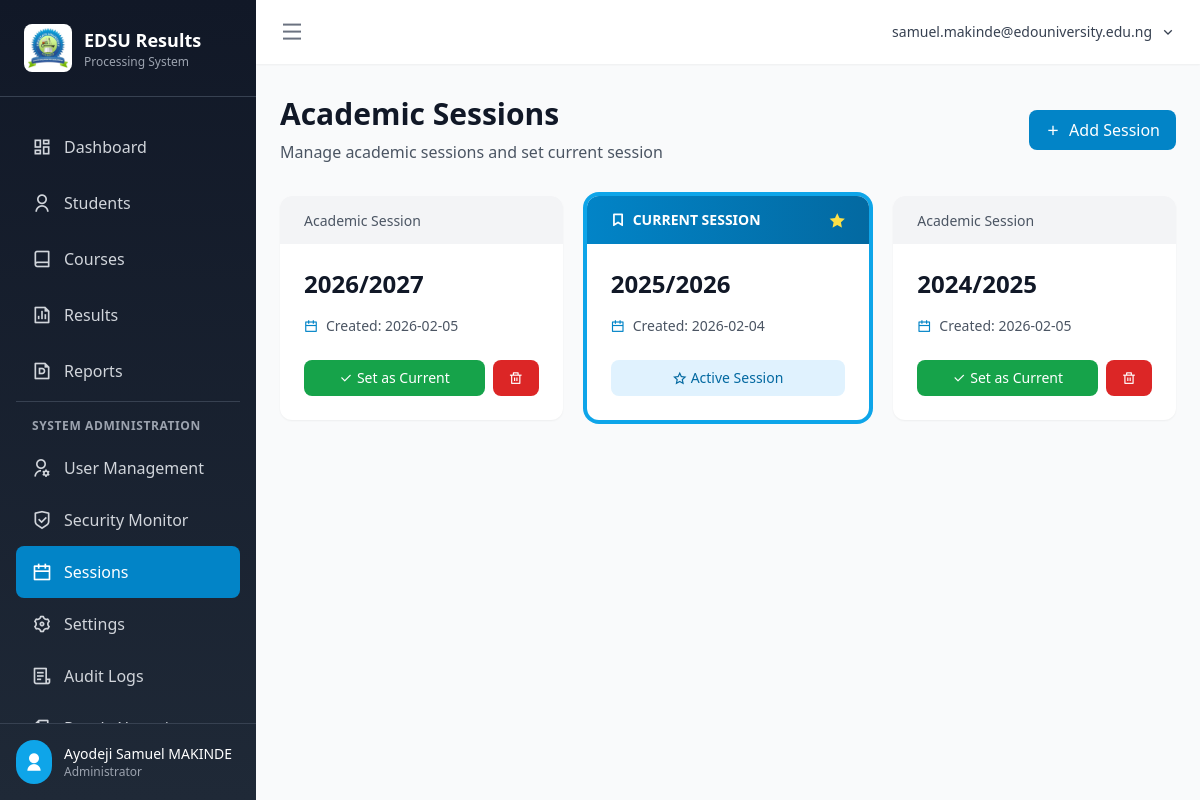
The page /sessions (signed in) on the database its author committed.
### app/models.py (models this page shows, shortened)
class User(UserMixin, db.Model):
    __tablename__ = 'users'
    id = db.Column(db.Integer, primary_key=True)
    username = db.Column(db.String(120), unique=True, nullable=False, index=True)  # University email
    email = db.Column(db.String(120), unique=True, nullable=False, index=True)
    password_hash = db.Column(db.String(256), nullable=False)
    full_name = db.Column(db.String(128), nullable=False)
    role = db.Column(db.String(20), default='lecturer')  # admin, hod, level_adviser, lecturer
    program = db.Column(db.String(64))  # Assigned program
    level = db.Column(db.Integer)  # Assigned level (100, 200, 300, 400)
    is_active = db.Column(db.Boolean, default=True)
    is_locked = db.Column(db.Boolean, default=False)  # Locked by HoD/Admin after 3 failed attempts
    failed_login_attempts = db.Column(db.Integer, default=0)
    locked_until = db.Column(db.DateTime)
    must_change_password = db.Column(db.Boolean, default=True)  # Force password change on first login
    last_login = db.Column(db.DateTime)
    last_login_ip = db.Column(db.String(45))  # IP address of last login
    last_login_device = db.Column(db.String(256))  # User agent of last login
    created_by = db.Column(db.Integer, db.ForeignKey('users.id'))  # HoD/Admin who created this account
    created_at = db.Column(db.DateTime, default=datetime.utcnow)
    updated_at = db.Column(db.DateTime, default=datetime.utcnow, onupdate=datetime.utcnow)

class AcademicSession(db.Model):
    __tablename__ = 'academic_sessions'
    id = db.Column(db.Integer, primary_key=True)
    session_name = db.Column(db.String(20), unique=True, nullable=False)  # e.g., "2025/2026"
    is_current = db.Column(db.Boolean, default=False)
    created_at = db.Column(db.DateTime, default=datetime.utcnow)
    students = db.relationship('Student', backref='session', lazy='dynamic')
    results = db.relationship('Result', backref='session', lazy='dynamic')

### app/routes/dashboard.py (the view)
@dashboard_bp.route('/sessions')
@login_required
def sessions():
    sessions = AcademicSession.query.order_by(AcademicSession.session_name.desc()).all()
    return render_template('dashboard/sessions.html', sessions=sessions)

### app/models.py (called while the page is built)
@login_manager.user_loader
def load_user(user_id):
    return User.query.get(int(user_id))

### app/templates/dashboard/sessions.html (shortened to what this page needs)
{% extends "base.html" %}
{% block content %}
<div class="mb-8">
    <div class="flex items-center justify-between">
        <div>
            <h1 class="text-3xl font-bold text-gray-900 mb-2">Academic Sessions</h1>
            <p class="text-gray-600">Manage academic sessions and set current session</p>
        </div>
        <button onclick="document.getElementById('newSessionModal').classList.remove('hidden')"
                class="px-4 py-2 bg-primary-600 text-white rounded-lg hover:bg-primary-700 transition-colors flex items-center">
            <i class="ri-add-line mr-2"></i>
            Add Session
        </button>
    </div>
</div>
<div class="grid grid-cols-1 md:grid-cols-2 lg:grid-cols-3 gap-6">
    {% for session in sessions %}
    <div class="bg-white rounded-xl shadow-sm overflow-hidden hover:shadow-md transition-shadow {% if session.is_current %}ring-4 ring-primary-500{% endif %}">
        {% if session.is_current %}
        <div class="bg-gradient-to-r from-primary-600 to-primary-700 px-6 py-3 text-white">
            <div class="flex items-center justify-between">
                <span class="text-sm font-bold flex items-center">
                    <i class="ri-bookmark-line mr-2"></i>CURRENT SESSION
                </span>
                <i class="ri-star-fill text-yellow-300"></i>
            </div>
        </div>
        {% else %}
        <div class="bg-gray-100 px-6 py-3">
            <span class="text-sm font-medium text-gray-600">Academic Session</span>
        </div>
        {% endif %}
        <div class="p-6">
            <h3 class="text-2xl font-bold text-gray-900 mb-4">{{ session.session_name }}</h3>
            <div class="space-y-3 mb-6">
                <div class="flex items-center text-sm text-gray-600">
                    <i class="ri-calendar-line mr-2 text-primary-600"></i>
                    <span>Created: {{ session.created_at.strftime('%Y-%m-%d') }}</span>
                </div>
            </div>
            <div class="flex space-x-2">
                {% if not session.is_current %}
                <form method="POST" action="{{ url_for('dashboard.set_current_session', session_id=session.id) }}" class="flex-1">
                    <button type="submit" class="w-full px-4 py-2 bg-green-600 text-white rounded-lg hover:bg-green-700 transition-colors text-sm font-medium">
                        <i class="ri-check-line mr-1"></i>Set as Current
                    </button>
                </form>
                <form method="POST" action="{{ url_for('dashboard.delete_session', session_id=session.id) }}"
                      onsubmit="return confirm('Are you sure you want to delete this session?');">
                    <button type="submit" class="px-4 py-2 bg-red-600 text-white rounded-lg hover:bg-red-700 transition-colors text-sm font-medium">
                        <i class="ri-delete-bin-line"></i>
                    </button>
                </form>
                {% else %}
                <div class="flex-1 px-4 py-2 bg-primary-100 text-primary-700 rounded-lg text-center text-sm font-medium">
                    <i class="ri-star-line mr-1"></i>Active Session
                </div>
                {% endif %}
            </div>
        </div>
    </div>
    {% endfor %}
</div>
{% endblock %}

### app/templates/base.html (shortened to what this page needs)
<!DOCTYPE html>
<html lang="en">
<head>
    <script src="{{ url_for('static', filename='css/tailwind.min.js') }}"></script>
    <link href="{{ url_for('static', filename='css/remixicon.css') }}" rel="stylesheet">
</head>
<body class="bg-gray-50 antialiased">
    {% if current_user.is_authenticated %}
    <div class="min-h-screen flex" x-data="{ sidebarOpen: true }">
        <aside :class="sidebarOpen ? 'w-64' : 'w-20'" class="fixed left-0 top-0 h-screen bg-gradient-to-b from-gray-900 to-gray-800 text-white transition-all duration-300 ease-in-out flex flex-col z-50">
            <div class="p-6 border-b border-gray-700">
                <div class="flex items-center space-x-3">
                    <div class="bg-white rounded-lg p-1 flex-shrink-0">
                        <img src="{{ url_for('static', filename='logos/university_logo.jpg') }}"
                             alt="EDSU Logo"
                             class="w-10 h-10 object-contain"
                             onerror="this.style.display='none'; this.nextElementSibling.style.display='flex';">
                    </div>
                    <div x-show="sidebarOpen" x-cloak>
                        <h1 class="text-lg font-bold">EDSU Results</h1>
                        <p class="text-xs text-gray-400">Processing System</p>
                    </div>
                </div>
            </div>
            <nav class="flex-1 px-4 py-6 space-y-1 overflow-y-auto">
                <a href="{{ url_for('dashboard.index') }}"
                   class="flex items-center space-x-3 px-4 py-3 rounded-lg transition-colors {{ 'bg-primary-600 text-white' if request.endpoint == 'dashboard.index' else 'text-gray-300 hover:bg-gray-700' }}">
                    <i class="ri-dashboard-line text-xl flex-shrink-0"></i>
                    <span x-show="sidebarOpen" x-cloak>Dashboard</span>
                </a>
                <a href="{{ url_for('students.index') }}"
                   class="flex items-center space-x-3 px-4 py-3 rounded-lg transition-colors {{ 'bg-primary-600 text-white' if 'students' in request.endpoint else 'text-gray-300 hover:bg-gray-700' }}">
                    <i class="ri-user-line text-xl flex-shrink-0"></i>
                    <span x-show="sidebarOpen" x-cloak>Students</span>
                </a>
                <a href="{{ url_for('courses.index') }}"
                   class="flex items-center space-x-3 px-4 py-3 rounded-lg transition-colors {{ 'bg-primary-600 text-white' if 'courses' in request.endpoint else 'text-gray-300 hover:bg-gray-700' }}">
                    <i class="ri-book-line text-xl flex-shrink-0"></i>
                    <span x-show="sidebarOpen" x-cloak>Courses</span>
                </a>
                <a href="{{ url_for('results.index') }}"
                   class="flex items-center space-x-3 px-4 py-3 rounded-lg transition-colors {{ 'bg-primary-600 text-white' if 'results' in request.endpoint else 'text-gray-300 hover:bg-gray-700' }}">
                    <i class="ri-file-chart-line text-xl flex-shrink-0"></i>
                    <span x-show="sidebarOpen" x-cloak>Results</span>
                </a>
                <a href="{{ url_for('reports.index') }}"
                   class="flex items-center space-x-3 px-4 py-3 rounded-lg transition-colors {{ 'bg-primary-600 text-white' if 'reports' in request.endpoint else 'text-gray-300 hover:bg-gray-700' }}">
                    <i class="ri-file-pdf-line text-xl flex-shrink-0"></i>
                    <span x-show="sidebarOpen" x-cloak>Reports</span>
                </a>
                {% if current_user.role == 'admin' %}
                <div class="pt-4 mt-4 border-t border-gray-700">
                    <p x-show="sidebarOpen" x-cloak class="px-4 text-xs font-semibold text-gray-400 uppercase tracking-wider mb-2">System Administration</p>
                    <a href="{{ url_for('auth.users') }}"
                       class="flex items-center space-x-3 px-4 py-3 rounded-lg transition-colors {{ 'bg-primary-600 text-white' if request.endpoint == 'auth.users' else 'text-gray-300 hover:bg-gray-700' }}">
                        <i class="ri-user-settings-line text-xl flex-shrink-0"></i>
                        <span x-show="sidebarOpen" x-cloak>User Management</span>
                    </a>
                    <a href="{{ url_for('auth.security_monitor') }}"
                       class="flex items-center space-x-3 px-4 py-3 rounded-lg transition-colors {{ 'bg-primary-600 text-white' if request.endpoint == 'auth.security_monitor' else 'text-gray-300 hover:bg-gray-700' }}">
                        <i class="ri-shield-check-line text-xl flex-shrink-0"></i>
                        <span x-show="sidebarOpen" x-cloak>Security Monitor</span>
                    </a>
                    <a href="{{ url_for('dashboard.sessions') }}"
                       class="flex items-center space-x-3 px-4 py-3 rounded-lg transition-colors {{ 'bg-primary-600 text-white' if request.endpoint == 'dashboard.sessions' else 'text-gray-300 hover:bg-gray-700' }}">
                        <i class="ri-calendar-line text-xl flex-shrink-0"></i>
                        <span x-show="sidebarOpen" x-cloak>Sessions</span>
                    </a>
                    <a href="{{ url_for('settings.index') }}"
                       class="flex items-center space-x-3 px-4 py-3 rounded-lg transition-colors {{ 'bg-primary-600 text-white' if 'settings' in request.endpoint else 'text-gray-300 hover:bg-gray-700' }}">
                        <i class="ri-settings-3-line text-xl flex-shrink-0"></i>
                        <span x-show="sidebarOpen" x-cloak>Settings</span>
                    </a>
                    <a href="{{ url_for('auth.audit_logs') }}"
                       class="flex items-center space-x-3 px-4 py-3 rounded-lg transition-colors {{ 'bg-primary-600 text-white' if request.endpoint == 'auth.audit_logs' else 'text-gray-300 hover:bg-gray-700' }}">
                        <i class="ri-file-list-3-line text-xl flex-shrink-0"></i>
                        <span x-show="sidebarOpen" x-cloak>Audit Logs</span>
                    </a>
                    <a href="{{ url_for('auth.result_alterations') }}"
                       class="flex items-center space-x-3 px-4 py-3 rounded-lg transition-colors {{ 'bg-primary-600 text-white' if request.endpoint == 'auth.result_alterations' else 'text-gray-300 hover:bg-gray-700' }}">
                        <i class="ri-file-edit-line text-xl flex-shrink-0"></i>
                        <span x-show="sidebarOpen" x-cloak>Result Alterations</span>
                    </a>
                </div>
                {% endif %}
            </nav>
            <div class="p-4 border-t border-gray-700">
                <div class="flex items-center space-x-3">
                    <div class="bg-primary-500 rounded-full p-2 flex-shrink-0">
                        <i class="ri-user-fill text-xl"></i>
                    </div>
                    <div x-show="sidebarOpen" x-cloak class="flex-1 min-w-0">
                        <p class="text-sm font-medium truncate">{{ current_user.full_name }}</p>
                        <p class="text-xs text-gray-400">
                            {% if current_user.role == 'admin' %}Administrator
                            {% elif current_user.role == 'hod' %}Head of Department
                            {% elif current_user.role == 'level_adviser' %}Level Adviser
                            {% else %}Lecturer{% endif %}
                        </p>
                    </div>
                </div>
            </div>
        </aside>
        <div :class="sidebarOpen ? 'ml-64' : 'ml-20'" class="flex-1 flex flex-col overflow-hidden transition-all duration-300 ease-in-out">
            <header class="bg-white shadow-sm z-10">
                <div class="flex items-center justify-between px-6 py-4">
                    <button @click="sidebarOpen = !sidebarOpen" class="text-gray-500 hover:text-gray-700 focus:outline-none">
                        <i class="ri-menu-line text-2xl"></i>
                    </button>
                    <div class="flex items-center space-x-4">
                        <div x-data="{ open: false }" class="relative">
                            <button @click="open = !open" class="flex items-center space-x-2 text-gray-700 hover:text-gray-900 focus:outline-none">
                                <span class="text-sm font-medium">{{ current_user.username }}</span>
                                <i class="ri-arrow-down-s-line"></i>
                            </button>
                        </div>
                    </div>
                </div>
            </header>
            <main class="flex-1 overflow-y-auto bg-gray-50">
                <div class="max-w-7xl mx-auto px-6 py-8">
                    {% block content %}{% endblock %}
                </div>
            </main>
        </div>
    </div>
    {% endif %}
</body>
</html>

### rows shown on the page
User: full_name "Ayodeji Samuel MAKINDE", username "samuel.makinde@edouniversity.edu.ng"
AcademicSession: is_current "Academic Session", session_name "2026/2027", created_at "2026-02-05"
AcademicSession: is_current True (drawn), session_name "2025/2026", created_at "2026-02-04"
AcademicSession: is_current "Academic Session", session_name "2024/2025", created_at "2026-02-05"
